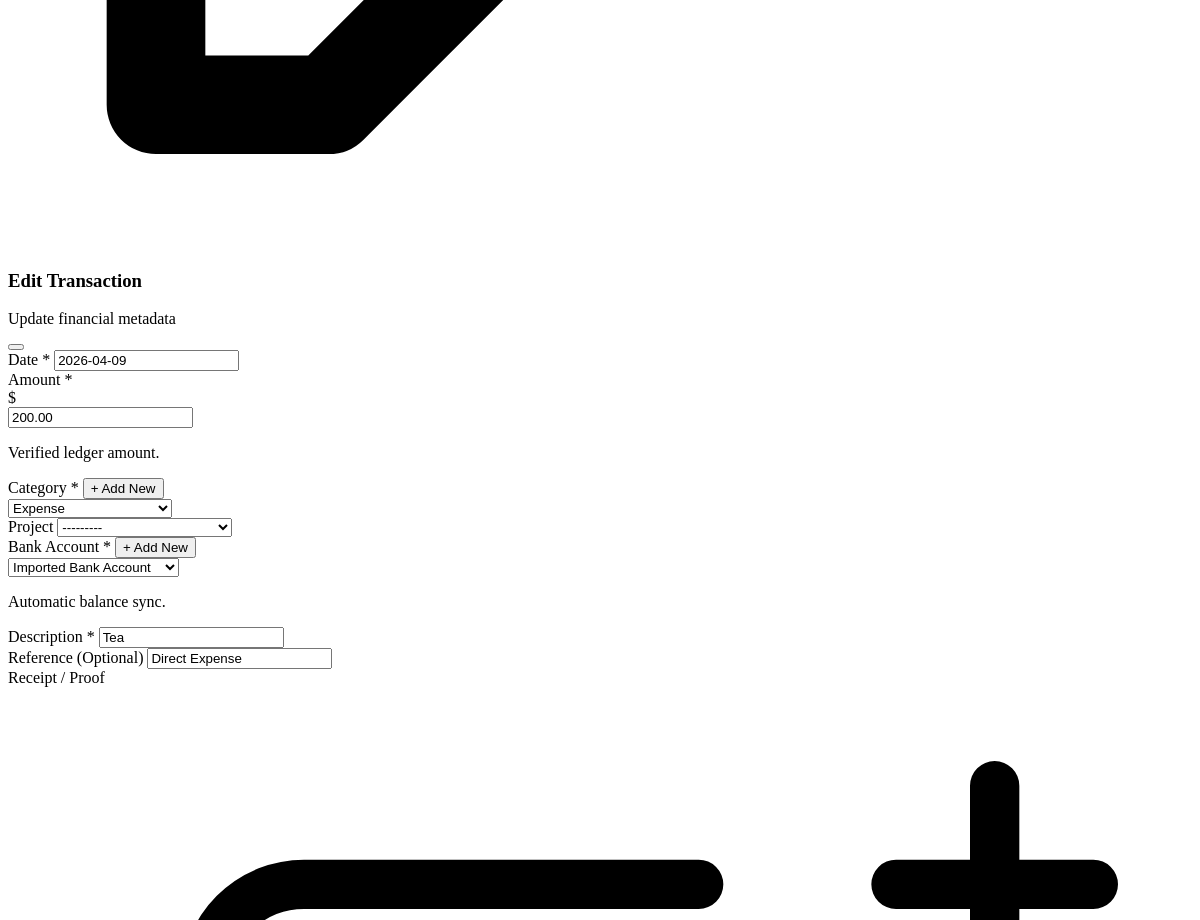
Before: /core/transaction/4461/edit/ (signed in, middle part) with the older database file.
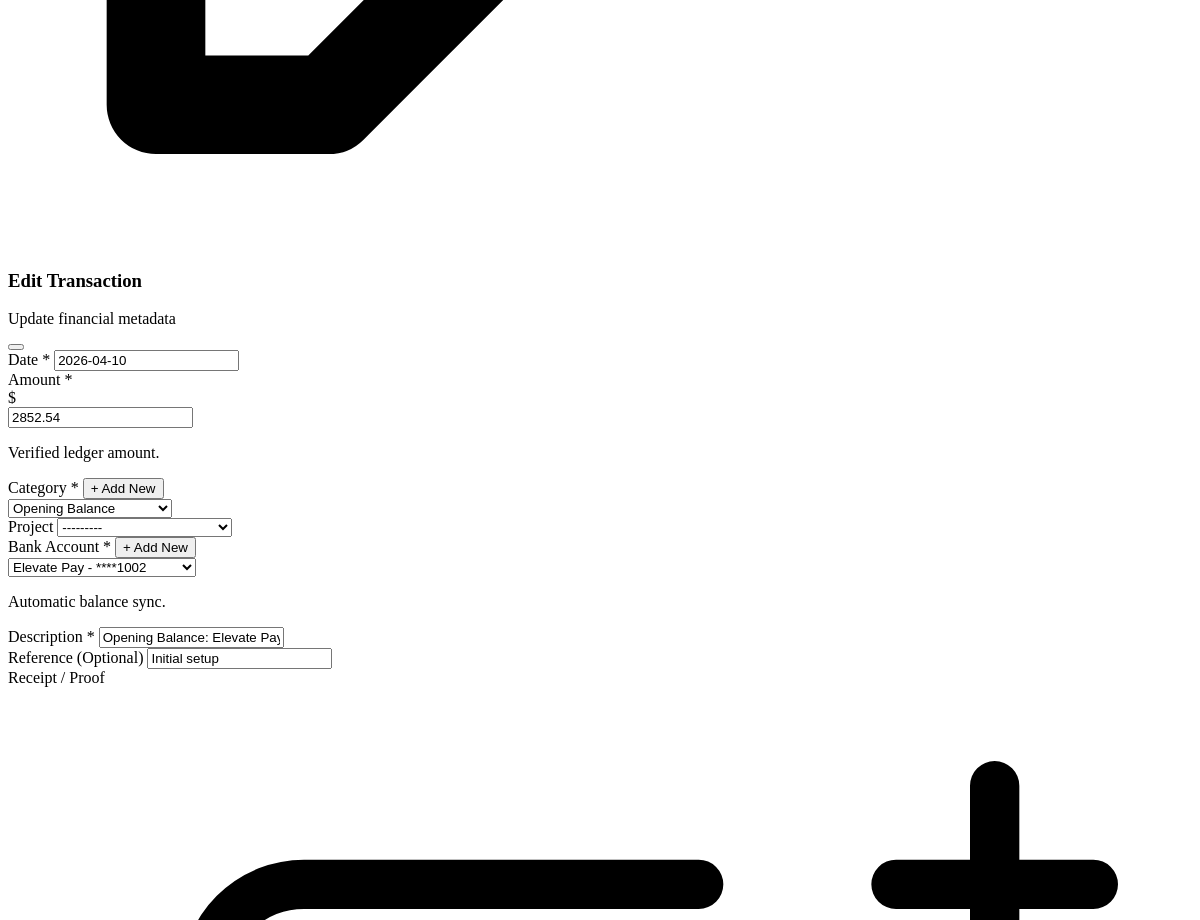
After: the same page with the newer database file.
### core/models.py (models this page shows, shortened)
class Transaction(models.Model):
    date = models.DateField()
    description = models.CharField(max_length=500)
    reference = models.CharField(max_length=100, blank=True, help_text="e.g. Invoice #, Transfer ID")
    project = models.ForeignKey(Project, on_delete=models.SET_NULL, null=True, blank=True, related_name='transactions')
    receipt = models.FileField(upload_to='receipts/%Y/%m/%d/', null=True, blank=True)
    custom_fields = models.JSONField(blank=True, default=dict)
    currency = models.ForeignKey(Currency, on_delete=models.PROTECT, related_name='transactions', null=True)
    created_at = models.DateTimeField(auto_now_add=True)
    created_by = models.ForeignKey(settings.AUTH_USER_MODEL, on_delete=models.SET_NULL, null=True)

### core/views.py (the view)
# urls.py: path('transaction/<int:pk>/edit/', views.transaction_update_view, name='transaction_update'),
@login_required
def transaction_update_view(request, pk):
    transaction = get_object_or_404(Transaction, pk=pk)
    if not request.user.is_superuser and transaction.created_by != request.user:
        return HttpResponseForbidden("Oops! You are not authorized to modify this record as it was created by an Admin or another user.")
    if request.method == 'POST':
        form = TransactionEditForm(request.POST, request.FILES, instance=transaction, user=request.user)
        if form.is_valid():
            form.save()
            if request.headers.get('HX-Request'):
                response = HttpResponse("", status=200)
                response['HX-Redirect'] = reverse('core:transaction_list')
                return response
            return redirect('core:transaction_list')
    else:
        form = TransactionEditForm(instance=transaction, user=request.user)
    return render(request, 'core/partials/transaction_edit_form.html', {'form': form, 'transaction': transaction})

### core/models.py (called while the page is built)
    def __str__(self):
        return f"{self.name} ({self.client.name})"

    def __str__(self):
        return self.name

    def __str__(self):
        account_last_4 = f" - ****{self.account_number[-4:]}" if self.account_number else ""
        return f"{self.bank_name}{account_last_4}"

### core/templates/core/partials/transaction_edit_form.html (shortened to what the changed rows need)
{% load widget_tweaks %}
<div class="fixed inset-0 z-[100] flex items-center justify-center p-4 bg-gray-900/60 backdrop-blur-sm animate-in fade-in duration-300">
    <div class="bg-white rounded-lg shadow-2xl border border-gray-100 w-full max-w-4xl overflow-hidden animate-in zoom-in-95 duration-300 flex flex-col max-h-[90vh]">
        <form hx-post="{% url 'core:transaction_update' transaction.pk %}" hx-encoding="multipart/form-data" hx-target="#modal-container" hx-swap="innerHTML" class="p-8 space-y-8 flex-1 overflow-y-auto custom-scrollbar" x-data="{
            fileName: '{% if transaction.receipt %}{{ transaction.receipt.name }}{% endif %}',
            selectedBank: '{{ form.bank_account.value|default_if_none:'' }}',
            bankSymbols: {
                {% for bank in form.bank_account.field.queryset %}
                '{{ bank.id }}': '{{ bank.ledger_account.currency.symbol|escapejs }}',
                {% endfor %}
            },
            get currentSymbol() {
                return this.bankSymbols[this.selectedBank] || '$';
            },
            handleFileSelect(event) {
                const file = event.target.files[0];
                if (file) {
                    this.fileName = file.name;
                }
            },
            removeFile() {
                this.fileName = '';
                const input = document.getElementById('{{ form.receipt.id_for_label }}');
                if (input) input.value = '';
            }
        }">
            <div class="grid grid-cols-1 md:grid-cols-2 gap-6">
                <div class="space-y-1.5">
                    <label class="block text-[10px] font-bold text-gray-400 uppercase tracking-widest">Date <span class="text-rose-500">*</span></label>
                    {% render_field form.date %}
                </div>
                <div class="space-y-1.5">
                    <div class="relative">
                        <div class="absolute inset-y-0 left-0 pl-3.5 flex items-center pointer-events-none">
                            <span class="text-xs font-bold text-gray-400" x-text="currentSymbol">$</span>
                        </div>
                        {% render_field form.amount class="form-input block w-full pl-9 border-gray-200 rounded-lg shadow-sm focus:border-brand-500 focus:ring-brand-500 text-sm py-3 px-4" %}
                    </div>
                </div>
            </div>
            <div class="grid grid-cols-1 md:grid-cols-2 gap-6">
                <div class="space-y-1.5">
                    <div class="flex justify-between items-center">
                        <label class="block text-[10px] font-bold text-gray-400 uppercase tracking-widest">Category <span class="text-rose-500">*</span></label>
                        <button type="button" hx-get="{% url 'core:category_create' %}" hx-target="#modal-container-stacked" class="text-[9px] font-black text-brand-600 hover:text-brand-700 uppercase tracking-tighter">
                        </button>
                    </div>
                    {% render_field form.category %}
                </div>
                {% if form.project %}
                <div class="space-y-1.5">
                    <label class="block text-[10px] font-bold text-gray-400 uppercase tracking-widest">Project</label>
                    {% render_field form.project %}
                </div>
                {% endif %}
            </div>
            <div class="grid grid-cols-1 md:grid-cols-2 gap-6">
                <div class="space-y-1.5">
                    <div class="flex justify-between items-center">
                        <label class="block text-[10px] font-bold text-gray-400 uppercase tracking-widest">Bank Account <span class="text-rose-500">*</span></label>
                        <button type="button" hx-get="{% url 'core:bank_account_create' %}" hx-target="#modal-container-stacked" class="text-[9px] font-black text-brand-600 hover:text-brand-700 uppercase tracking-tighter">
                        </button>
                    </div>
                    {% render_field form.bank_account x-model="selectedBank" %}
                    <p class="text-[9px] text-gray-400 italic font-medium">Automatic balance sync.</p>
                </div>
            </div>
            <div class="space-y-1.5">
                <label class="block text-[10px] font-bold text-gray-400 uppercase tracking-widest">Description <span class="text-rose-500">*</span></label>
                {% render_field form.description placeholder="Briefly describe this transaction..." %}
            </div>
            <div class="space-y-1.5">
                <label class="block text-[10px] font-bold text-gray-400 uppercase tracking-widest">Reference (Optional)</label>
                {% render_field form.reference placeholder="e.g. Invoice #, Transfer ID" %}
            </div>
        </form>
    </div>
</div>

Changed rows visible on the page:
changed Transaction: date "2026-04-09" → "2026-04-10"; description "Tea" → "Opening Balance: Elevate Pay"; reference "Direct Expense" → "Initial setup"
Other visible differences:
form field amount: "200.00" → "2852.54"
form field category: "Expense" → "Opening Balance"
form field bank_account: "Imported Bank Account" → "Elevate Pay - ****1002"
